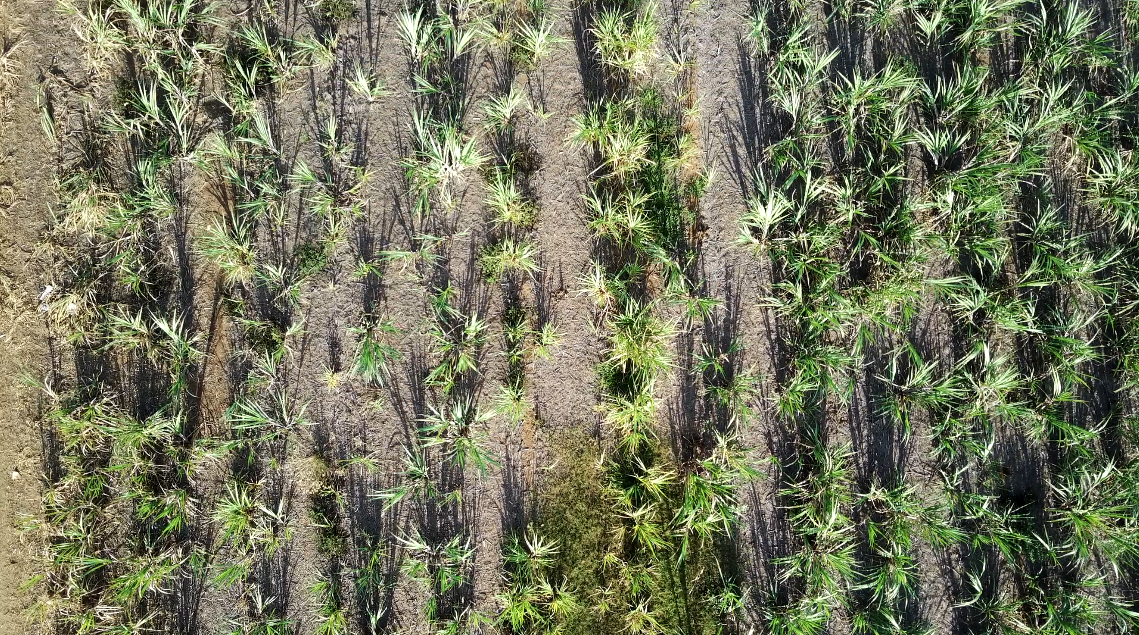
#> input picture cana/core/Input_Images/conf_071.png, 1139 x 635 px; its folder holds only this picture in this run
$ python main.py   (older library calls are emulated)
#> lines starting #> are read from the running program, lines starting #| are printed output that depends on the picture
### mpriscv2/core/radon.py
# Criado por: Raphael P Ferreira
# Data: 12/07/2022
# Função: Radon transform

import cv2
import numpy as np
from skimage.transform import radon
#import matplotlib.pyplot as plt
import common
from demeter import colorindex
from demeter import sptools


# -----------------------------------------------------------------------
# -----------------------------------------------------------------------

def RadonPreProcessing(img):
    I = cv2.cvtColor(img, cv2.COLOR_BGR2GRAY)
    I = I - np.mean(I)  # Demean; make the brightness extend above and below zero

    return I


# -----------------------------------------------------------------------
# -----------------------------------------------------------------------

def radonProcess(I, scan_resolution, path, counter_img, debug='false'):
    theta = np.linspace(0., 180., scan_resolution * 180, endpoint=False)

    # Do the radon transform
    sinogram = radon(I, theta=theta)

    if (debug=='true'):
        print('Image Shape 2nd step: ', I.shape)
        plt.figure(1)
        plt.title("Sinogram")
        plt.xlabel('Angle [degrees]')
        plt.ylabel('Radial coordinate')
        plt.imshow(sinogram, aspect='auto')
        plt.gray()
        plt.show()

    rotation = sinogramLinesAbsoluteMean(sinogram, scan_resolution,debug)

    rotation = rotation/(scan_resolution)
    if rotation < 90:
        rotation = (-rotation)
    elif rotation >= 90:
        rotation = (180-rotation)

    return rotation


# -----------------------------------------------------------------------
# -----------------------------------------------------------------------

def sinogramLinesAbsoluteMean(sinogram, scan_resolution,debug='false'):
    #this should be only a absolute average. @todo mean of abs(lines)
    r = np.array([np.mean(np.abs(line)) for line in sinogram.transpose()]) # MRS
    #r = np.array([np.mean(np.sqrt(np.abs(line) ** 2)) for line in sinogram.transpose()]) # MRS

    #r = np.array([np.sqrt(np.mean(np.abs(line) ** 2)) for line in sinogram.transpose()]) # RMS

    if (debug=='true'):
        plt.xlabel('Angle [°]')
        plt.ylabel(' Pixels absolute average')
        plt.plot(r, label='Mean')
        plt.show()

    rotation = np.argmax(r)
    return rotation

# -----------------------------------------------------------------------
# -----------------------------------------------------------------------
# [45 lines left out: functions scale2NEDdomain, sinogramDrawLine, radonRotate, not called in this run]

### mpriscv2/core/common.py
# Criado por: Raphael P Ferreira
# Data: 21/06/2021

import cv2
import numpy as np
from demeter import sptools

# *****************************************************************************************
# *****************************************************************************************

# [78 lines left out: functions edge_detection, accuracy_calc, error_absolute, save_results_to_csv, not called in this run]


# *****************************************************************************************
# *****************************************************************************************


def draw_orientation(img, angle):
    angle_radian = angle * (np.pi/180)
    (height, width, layers) = img.shape
    center = (int(width/2), int(height/2))
    cv2.circle(img, center, 10, (255, 0, 0), 10)  # Draw a circle at the center of image
    hyp = (height/2) / np.cos(angle_radian)
    p = hyp * np.sin(angle_radian)
    if p > 10000000000:
        p = 0
    cv2.line(img, (int(width/2), int(height/2)), (int((width/2)+p), int(0)), (255, 0, 0), 10, cv2.LINE_AA)
    cv2.line(img, (int(width/2), int(height/2)), (int((width/2)-p), int(height)), (255, 0, 0), 10, cv2.LINE_AA)

    cv2.putText(img, str(angle), center, cv2.FONT_HERSHEY_SIMPLEX, 3, (0, 255, 255), 10)

    return img


# *****************************************************************************************
# *****************************************************************************************
'''
This draws a horizontal line at the maximum accumulation white pixel on the image
Which in turn represents the angle orientation of the crop row
OPEN CV
'''

# [12 lines left out: function draw_horizontal_line, not called in this run]

# *****************************************************************************************
# *****************************************************************************************
'''

This draws a horizontal line at the maximum accumulation white pixel on the image
Which in turn represents the angle orientation of the crop row
MATPLOTLIB

'''

# [17 lines left out: function draw_horizontal_line_matplot, not called in this run]

# *****************************************************************************************
# *****************************************************************************************

### cana/core/main.py
import cv2
from glob import glob
import os
import numpy as np
import time
import projection
import common
import pca
import hough
import tmd
import radon
from natsort import natsorted
#from demeter import sptools


# ****************    SET PATHS      *******************************************************

load_path = '/home/ubuntu/app-sav-gol/core/Input_Images/'
save_path = '/home/ubuntu/app-sav-gol/core/Output_Images/'
sinogram_path = '/home/ubuntu/app-sav-gol/core/Sinogram/'

# ****************    SET IMAGE NAMES      *************************************************
#img_names = glob(os.path.join(load_path, 'conf_086*.png'))  # article for discipline
img_names = glob(os.path.join(load_path, 'conf_*.png'))  # article for discipline
#img_names = glob(os.path.join(load_path, 'test.png'))  # article for discipline


# *************   PUBLIC VARIABLES  ***************************************************
i = 0
list_images = []
list_angles = []
time_process_imgs = []
print_on_terminal = False

# *************   HEURISTIC BASIC SETUP  **********************************************
algorithm = "RADON"    # Pick up one of heuristic available [PROJECTION, MIDDLE, HOUGH, PCA, RADON]
scan_resolution = 1    # Factor for angle step image rotation in degrees [1/scan_resolution]°
image_rezise    = 4    # image downsize factor [original/image_rezise]

# *************   START PROCESSING ***********************************************
print("================  START PROCESSING  ================")
for fn in img_names:
    base = os.path.basename(fn)
    file_name = (os.path.splitext(base)[0])
    list_images.append(file_name)
    if(print_on_terminal):
        print("************ NEW IMAGE", file_name, "****************************")
    start_time = time.time()
    img = cv2.imread(fn)  # load images
#> img is the input picture: shape (635, 1139, 3); mean B, G, R 92.2, 118, 115.1
    [height, width, layer] = img.shape
#> height = 635; width = 1139; layer = 3
    #print("height:", height, " width:", width)

    if(algorithm == "PROJECTION"):
        img = cv2.cvtColor(img, cv2.COLOR_BGR2RGB)  # Converts BGR to RGB
        stage = 1
    elif(algorithm == "MIDDLE"):
        img = cv2.cvtColor(img, cv2.COLOR_BGR2RGB)  # Converts BGR to RGB
        stage = 1
    elif(algorithm == "HOUGH"):
        img = cv2.cvtColor(img, cv2.COLOR_BGR2RGB)  # Converts BGR to RGB
        stage = 2
    elif(algorithm == "PCA"):
        img = cv2.cvtColor(img, cv2.COLOR_BGR2RGB)  # Converts BGR to RGB
        stage = 1
    elif(algorithm == "RADON"):
        stage = 1

    img = cv2.resize(img, (int(width/image_rezise), int(height/image_rezise)))
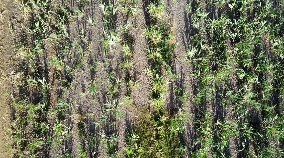
#> img: shape (158, 284, 3); mean B, G, R 92.2, 118, 115.1
    [height, width, layer] = img.shape
#> height = 158; width = 284
    #print("height:", height, " width:", width)

    # ~~~~~~~~~~~~~~~~~~~~~~~~~~~~~~~~~~~~~~~~~~~~~~~~~~~~~~~~~~~~~~~~~~~~~~~~~~~~~~~~~~ #
    # ~~~~~~~~~~~~ 1° STAGE ~~~~~~~~~~~~~~~~~~~~~~~~~~~~~~~~~~~~~~~~~~~~~~~~~~~~~~~~~~~~ #
    if stage == 1:
        # - - - - - - - - - - - - - - - - - - - - - - - - - - - - - - - - - - - - - - -  #
        if algorithm == "PROJECTION":
            first_stage = projection.segmentation(img, 'EXCESS_GREEN', 'CROP', 1, 'false')
            stage = 2
        # - - - - - - - - - - - - - - - - - - - - - - - - - - - - - - - - - - - - - - -  #
        elif algorithm == "RADON":
            first_stage = radon.RadonPreProcessing(img)
#> in RadonPreProcessing, `I = cv2.cvtColor(img, cv2.COLOR_BGR2GRAY)`:
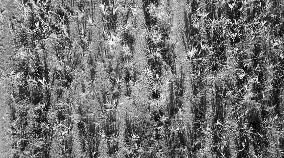
#> I: shape (158, 284); min 0, max 255, mean 114.2
            stage = 2

    # ~~~~~~~~~~~~~~~~~~~~~~~~~~~~~~~~~~~~~~~~~~~~~~~~~~~~~~~~~~~~~~~~~~~~~~~~~~~~~~~~~  #
    # ~~~~~~~~~~~~ 2° STAGE ~~~~~~~~~~~~~~~~~~~~~~~~~~~~~~~~~~~~~~~~~~~~~~~~~~~~~~~~~~~  #
    if stage == 2:
        # - - - - - - - - - - - - - - - - - - - - - - - - - - - - - - - - - - - - - - -  #
        if algorithm == "PROJECTION":

            # ----> input the desired filter
            #filter = "zeros"
            filter = "savitzky"

            # ----> input the desired coordinate system
            #coordinates = "0to180Right"
            coordinates = "-90to90Front"

            rotation = projection.main_projection(img, first_stage, scan_resolution, filter, coordinates, debug="false")
            list_angles.append(rotation)
            stage = "final"
        # - - - - - - - - - - - - - - - - - - - - - - - - - - - - - - - - - - - - - - -  #
        elif algorithm == "MIDDLE":
            final_stage = tmd.split(first_stage, save_path, 80, 1, 'Teste_', img)
            hough.hough_std(final_stage)
            stage = "final"

        # - - - - - - - - - - - - - - - - - - - - - - - - - - - - - - - - - - - - - - -  #
        elif algorithm == "PCA":
            final_stage = pca.main_pca(img, first_stage)

        # - - - - - - - - - - - - - - - - - - - - - - - - - - - - - - - - - - - - - - -  #
        elif algorithm == "HOUGH":
            vows = 200
            final_stage = hough.find_lines(img, vows)
            stage = "final"

        # - - - - - - - - - - - - - - - - - - - - - - - - - - - - - - - - - - - - - - -  #
        elif algorithm == "RADON":
            rotation = radon.radonProcess(first_stage,scan_resolution ,sinogram_path,i,'false')
#> in radonProcess, `sinogram = radon(I, theta=theta)`:
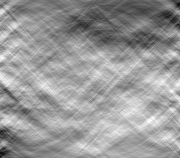
#> sinogram: shape (158, 180) float64; min -6472.5, max 6015.1, mean 1013.7; drawn with min black and max white
#> in sinogramLinesAbsoluteMean, `r = np.array([np.mean(np.abs(line)) for line in sinogram.transpose()])`: r = 180 values, max 2161.8 at index 4, min 1158 at index 39, mean 1765.3
#> in sinogramLinesAbsoluteMean, `rotation = np.argmax(r)`: rotation = 4
#> in radonProcess, `rotation = (-rotation)`: rotation = -4
#> rotation = -4
            if(print_on_terminal):
                print("Angle detected: ",rotation)
            list_angles.append(rotation)
            stage = "final"

    # ~~~~~~~~~~~~~~~~~~~~~~~~~~~~~~~~~~~~~~~~~~~~~~~~~~~~~~~~~~~~~~~~~~~~~~~~~~~~~~~~~~~#
    # ~~~~~~~~~~~~ FINAL STAGE ~~~~~~~~~~~~~~~~~~~~~~~~~~~~~~~~~~~~~~~~~~~~~~~~~~~~~~~~~~#
    if stage == "final":
        time_img = time.time() - start_time
        time_process_imgs.append(time_img)

        final_stage = common.draw_orientation(img,rotation)
#> in draw_orientation, `angle_radian = angle * (np.pi/180)`: angle_radian = -0.0698
#> in draw_orientation, `hyp = (height/2) / np.cos(angle_radian)`: hyp = 79.19
#> in draw_orientation, `p = hyp * np.sin(angle_radian)`: p = -5.52
#> in draw_orientation, `cv2.putText(img, str(angle), center, cv2.FONT_HERSHEY_SIMPLEX, 3, (0, ..`:
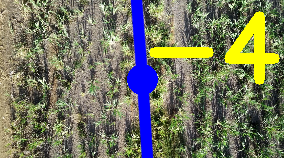
#> img: shape (158, 284, 3); mean B, G, R 95.1, 118.5, 115.9

        cv2.imwrite(save_path + file_name + '_%02i.png' % i, cv2.cvtColor(final_stage, cv2.COLOR_RGB2BGR))
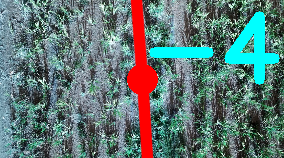
#> saved as conf_071_00.png: shape (158, 284, 3); mean B, G, R 115.9, 118.5, 95.1
        #sptools.img_show(final_stage, file_name)
    i += 1

#mean_time = sum(time_process_imgs) / len(time_process_imgs)
print("================  FINISH PROCESSING  ================")

# *************   END OF MAIN APPLICATION  ***********************************************************
# ****************************************************************************************************


# ----------------------------------------------#
#     (1)   PRINT ALL RESULTS ON TERMINAL       #
# ----------------------------------------------#
print("-------- Summary Results -----------------")
print(" N° images:", i)
print(" Algorithm:", algorithm)
print(" Scan Angle Resolution:", scan_resolution)
#print(" Processing time: %.3f seconds" % mean_time)
print("------------------------------------------")

# ----------------------------------------------#
#     (2)   SAVE MAIN RESULTS IN A CSV FILE     #
# ----------------------------------------------#
if (False):
    local_results = list(zip(list_images,list_angles))
    data_ordered = natsorted(local_results)
    np.savetxt('final_results.csv',data_ordered,fmt='%s',delimiter=',')

# ----------------------------------------------#
#     (3)   CALL RESULTS ANALYSES               #
# ----------------------------------------------#
if (False):
    os.chdir("../result_analyses")
    os.system('python main.py ' + algorithm)

$ run again, on cana/core/Input_Images/conf_075.png
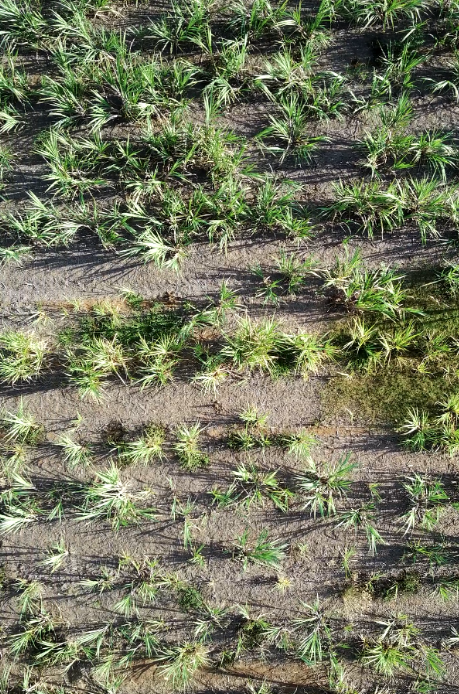
#> input picture cana/core/Input_Images/conf_075.png, 459 x 694 px
#> img is the input picture: shape (694, 459, 3); mean B, G, R 93.9, 118.9, 115.6
#> in radonProcess, `sinogram = radon(I, theta=theta)`:
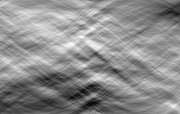
#> sinogram: shape (114, 180) float64; min -4135.1, max 4354.6, mean 567; drawn with min black and max white
#> r = 180 values, max 1653.9 at index 95, min 693.7 at index 147, mean 1249.7
#> in sinogramLinesAbsoluteMean, `rotation = np.argmax(r)`: rotation = 95
#> in radonProcess, `rotation = (180-rotation)`: rotation = 85
#> angle_radian = 1.48
#> hyp = 992.5
#> p = 988.7
#> `cv2.imwrite(save_path + file_name + '_%02i.png' % i, cv2.cvtColor(fina..`:
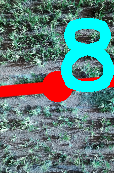
#> saved as conf_075_00.png: shape (173, 114, 3); mean B, G, R 126.1, 128.2, 95.2

$ run again, on cana/core/Input_Images/conf_072.png
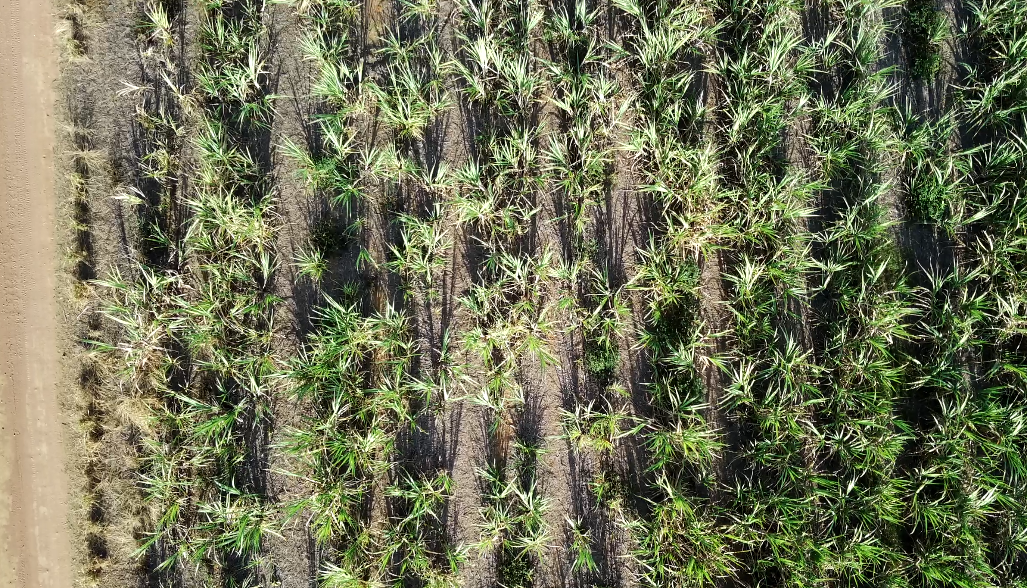
#> input picture cana/core/Input_Images/conf_072.png, 1027 x 588 px
#> img is the input picture: shape (588, 1027, 3); mean B, G, R 85.4, 113.4, 110.7
#> in radonProcess, `sinogram = radon(I, theta=theta)`:
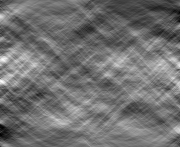
#> sinogram: shape (147, 180) float64; min -5464.3, max 7153.1, mean 136.8; drawn with min black and max white
#> r = 180 values, max 2098.6 at index 0, min 737.1 at index 47, mean 1152.7
#> in sinogramLinesAbsoluteMean, `rotation = np.argmax(r)`: rotation = 0
#> hyp = 73.5
#> p = 0
#> `cv2.imwrite(save_path + file_name + '_%02i.png' % i, cv2.cvtColor(fina..`:
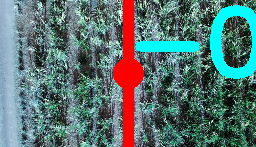
#> saved as conf_072_00.png: shape (147, 256, 3); mean B, G, R 114, 116, 89.8

$ run again, on cana/core/Input_Images/conf_073.png
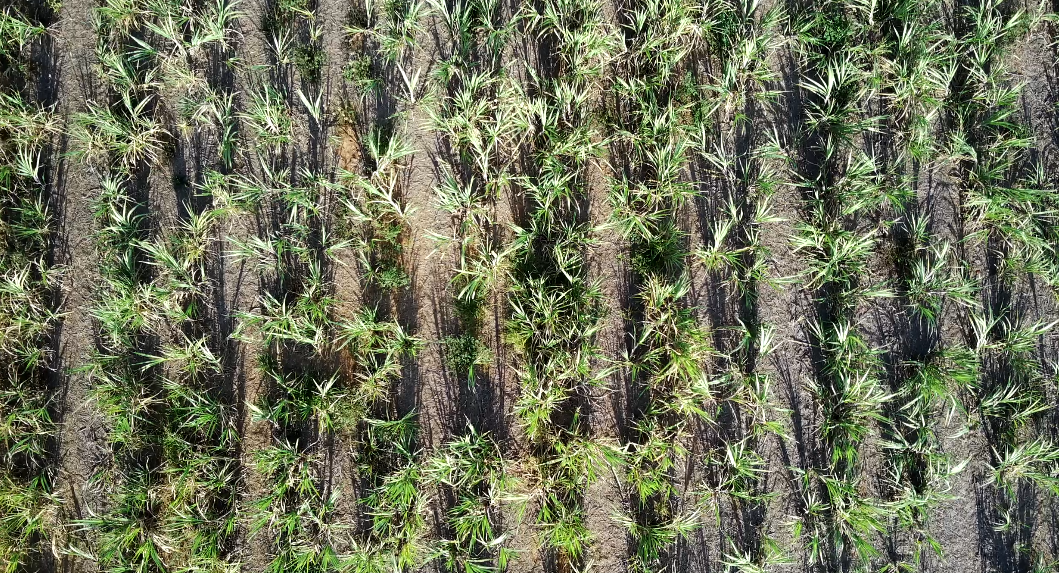
#> input picture cana/core/Input_Images/conf_073.png, 1059 x 573 px
#> img is the input picture: shape (573, 1059, 3); mean B, G, R 88.8, 113.4, 108.9
#> in radonProcess, `sinogram = radon(I, theta=theta)`:
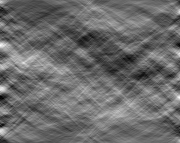
#> sinogram: shape (143, 180) float64; min -4072.9, max 7249, mean 708.5; drawn with min black and max white
#> r = 180 values, max 2062.2 at index 1, min 910.5 at index 152, mean 1150.5
#> in sinogramLinesAbsoluteMean, `rotation = np.argmax(r)`: rotation = 1
#> in radonProcess, `rotation = (-rotation)`: rotation = -1
#> angle_radian = -0.0175
#> hyp = 71.51
#> p = -1.25
#> `cv2.imwrite(save_path + file_name + '_%02i.png' % i, cv2.cvtColor(fina..`:
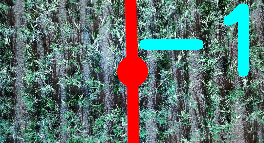
#> saved as conf_073_00.png: shape (143, 264, 3); mean B, G, R 108.8, 112.9, 93.9
